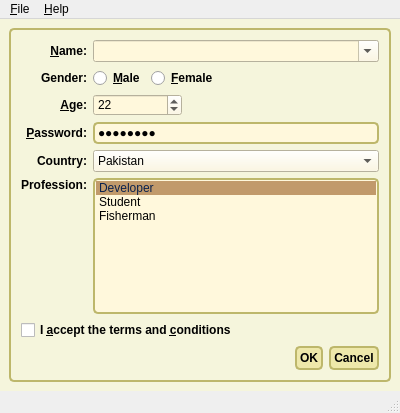
<?xml version="1.0" encoding="UTF-8"?>
<ui version="4.0">
 <class>MainWindow</class>
 <widget class="QMainWindow" name="MainWindow">
  <property name="geometry">
   <rect>
    <x>0</x>
    <y>0</y>
    <width>400</width>
    <height>413</height>
   </rect>
  </property>
  <property name="windowTitle">
   <string>Style Sheet</string>
  </property>
  <property name="styleSheet">
   <string notr="true">.QWidget {
   background-color: beige;
}

/* Nice Windows-XP-style password character. */
QLineEdit[echoMode=&quot;2&quot;] {
    lineedit-password-character: 9679;
}

/* We provide a min-width and min-height for push buttons
   so that they look elegant regardless of the width of the text. */
QPushButton {
    background-color: palegoldenrod;
    border-width: 2px;
    border-color: darkkhaki;
    border-style: solid;
    border-radius: 5;
    padding: 3px;
    min-width: 9ex;
    min-height: 2.5ex;
}

QPushButton:hover {
   background-color: khaki;
}

/* Increase the padding, so the text is shifted when the button is
   pressed. */
QPushButton:pressed {
    padding-left: 5px;
    padding-top: 5px;
    background-color: #d0d67c;
}

QLabel, QAbstractButton {
    font: bold;
}

/* Mark mandatory fields with a brownish color. */
.mandatory {
    color: brown;
}

/* Bold text on status bar looks awful. */
QStatusBar QLabel {
   font: normal;
}

QStatusBar::item {
    border-width: 1;
    border-color: darkkhaki;
    border-style: solid;
    border-radius: 2;
}

QComboBox, QLineEdit, QSpinBox, QTextEdit, QListView {
    background-color: cornsilk;
    selection-color: #0a214c; 
    selection-background-color: #C19A6B;
}

QListView {
    show-decoration-selected: 1;
}

QListView::item:hover {
    background-color: wheat;
}

/* We reserve 1 pixel space in padding. When we get the focus,
   we kill the padding and enlarge the border. This makes the items
   glow. */
QLineEdit, QFrame {
    border-width: 2px;
    padding: 1px;
    border-style: solid;
    border-color: darkkhaki;
    border-radius: 5px;
}

/* As mentioned above, eliminate the padding and increase the border. */
QLineEdit:focus, QFrame:focus {
    border-width: 3px;
    padding: 0px;
}

/* A QLabel is a QFrame ... */
QLabel {
    border: none;
    padding: 0;
    background: none;
}

/* A QToolTip is a QLabel ... */
QToolTip {
    border: 2px solid darkkhaki;
    padding: 5px;
    border-radius: 3px;
    opacity: 200;
}

/* Nice to have the background color change when hovered. */
QRadioButton:hover, QCheckBox:hover {
    background-color: wheat;
}

/* Force the dialog's buttons to follow the Windows guidelines. */
QDialogButtonBox {
    button-layout: 0;
}


</string>
  </property>
  <widget class="QWidget" name="centralwidget">
   <layout class="QVBoxLayout">
    <property name="spacing">
     <number>6</number>
    </property>
    <property name="margin">
     <number>9</number>
    </property>
    <item>
     <widget class="QFrame" name="mainFrame">
      <property name="frameShape">
       <enum>QFrame::StyledPanel</enum>
      </property>
      <layout class="QGridLayout">
       <property name="margin">
        <number>9</number>
       </property>
       <property name="spacing">
        <number>6</number>
       </property>
       <item row="6" column="0" colspan="5">
        <widget class="QCheckBox" name="agreeCheckBox">
         <property name="toolTip">
          <string>Please read the LICENSE file before checking</string>
         </property>
         <property name="text">
          <string>I &amp;accept the terms and &amp;conditions</string>
         </property>
        </widget>
       </item>
       <item row="5" column="0">
        <widget class="QLabel" name="label">
         <property name="text">
          <string>Profession:</string>
         </property>
         <property name="alignment">
          <set>Qt::AlignRight|Qt::AlignTop|Qt::AlignTrailing</set>
         </property>
         <property name="buddy">
          <cstring>professionList</cstring>
         </property>
        </widget>
       </item>
       <item row="0" column="0">
        <widget class="QLabel" name="nameLabel">
         <property name="text">
          <string>&amp;Name:</string>
         </property>
         <property name="alignment">
          <set>Qt::AlignRight|Qt::AlignTrailing|Qt::AlignVCenter</set>
         </property>
         <property name="buddy">
          <cstring>nameCombo</cstring>
         </property>
        </widget>
       </item>
       <item row="1" column="1">
        <widget class="QRadioButton" name="maleRadioButton">
         <property name="toolTip">
          <string>Check this if you are male</string>
         </property>
         <property name="text">
          <string>&amp;Male</string>
         </property>
        </widget>
       </item>
       <item row="3" column="0">
        <widget class="QLabel" name="passwordLabel">
         <property name="text">
          <string>&amp;Password:</string>
         </property>
         <property name="alignment">
          <set>Qt::AlignRight|Qt::AlignTrailing|Qt::AlignVCenter</set>
         </property>
         <property name="buddy">
          <cstring>passwordEdit</cstring>
         </property>
        </widget>
       </item>
       <item row="4" column="1" colspan="4">
        <widget class="QComboBox" name="countryCombo">
         <property name="toolTip">
          <string>Specify country of origin</string>
         </property>
         <property name="statusTip">
          <string>Specify country of origin</string>
         </property>
         <property name="currentIndex">
          <number>6</number>
         </property>
         <item>
          <property name="text">
           <string>Egypt</string>
          </property>
         </item>
         <item>
          <property name="text">
           <string>France</string>
          </property>
         </item>
         <item>
          <property name="text">
           <string>Germany</string>
          </property>
         </item>
         <item>
          <property name="text">
           <string>India</string>
          </property>
         </item>
         <item>
          <property name="text">
           <string>Italy</string>
          </property>
         </item>
         <item>
          <property name="text">
           <string>Norway</string>
          </property>
         </item>
         <item>
          <property name="text">
           <string>Pakistan</string>
          </property>
         </item>
        </widget>
       </item>
       <item row="2" column="0">
        <widget class="QLabel" name="ageLabel">
         <property name="text">
          <string>&amp;Age:</string>
         </property>
         <property name="alignment">
          <set>Qt::AlignRight|Qt::AlignTrailing|Qt::AlignVCenter</set>
         </property>
         <property name="buddy">
          <cstring>ageSpinBox</cstring>
         </property>
        </widget>
       </item>
       <item row="4" column="0">
        <widget class="QLabel" name="countryLabel">
         <property name="text">
          <string>Country:</string>
         </property>
         <property name="alignment">
          <set>Qt::AlignRight|Qt::AlignTrailing|Qt::AlignVCenter</set>
         </property>
         <property name="buddy">
          <cstring>countryCombo</cstring>
         </property>
        </widget>
       </item>
       <item row="1" column="0">
        <widget class="QLabel" name="genderLabel">
         <property name="text">
          <string>Gender:</string>
         </property>
         <property name="alignment">
          <set>Qt::AlignRight|Qt::AlignTrailing|Qt::AlignVCenter</set>
         </property>
        </widget>
       </item>
       <item row="3" column="1" colspan="4">
        <widget class="QLineEdit" name="passwordEdit">
         <property name="toolTip">
          <string>Specify your password</string>
         </property>
         <property name="statusTip">
          <string>Specify your password</string>
         </property>
         <property name="text">
          <string>Password</string>
         </property>
         <property name="echoMode">
          <enum>QLineEdit::Password</enum>
         </property>
        </widget>
       </item>
       <item row="1" column="2" colspan="2">
        <widget class="QRadioButton" name="femaleRadioButton">
         <property name="styleSheet">
          <string>Check this if you are female</string>
         </property>
         <property name="text">
          <string>&amp;Female</string>
         </property>
        </widget>
       </item>
       <item row="2" column="1" colspan="2">
        <widget class="QSpinBox" name="ageSpinBox">
         <property name="toolTip">
          <string>Specify your age</string>
         </property>
         <property name="statusTip">
          <string>Specify your age</string>
         </property>
         <property name="minimum">
          <number>12</number>
         </property>
         <property name="value">
          <number>22</number>
         </property>
        </widget>
       </item>
       <item row="0" column="1" colspan="4">
        <widget class="QComboBox" name="nameCombo">
         <property name="toolTip">
          <string>Specify your name</string>
         </property>
         <property name="editable">
          <bool>true</bool>
         </property>
        </widget>
       </item>
       <item row="1" column="4">
        <spacer>
         <property name="orientation">
          <enum>Qt::Horizontal</enum>
         </property>
         <property name="sizeHint" stdset="0">
          <size>
           <width>40</width>
           <height>20</height>
          </size>
         </property>
        </spacer>
       </item>
       <item row="2" column="3" colspan="2">
        <spacer>
         <property name="orientation">
          <enum>Qt::Horizontal</enum>
         </property>
         <property name="sizeHint" stdset="0">
          <size>
           <width>61</width>
           <height>20</height>
          </size>
         </property>
        </spacer>
       </item>
       <item row="7" column="3" colspan="2">
        <widget class="QDialogButtonBox" name="buttonBox">
         <property name="orientation">
          <enum>Qt::Horizontal</enum>
         </property>
         <property name="standardButtons">
          <set>QDialogButtonBox::Cancel|QDialogButtonBox::Ok</set>
         </property>
        </widget>
       </item>
       <item row="5" column="1" colspan="4">
        <widget class="QListWidget" name="professionList">
         <property name="toolTip">
          <string>Select your profession</string>
         </property>
         <property name="statusTip">
          <string>Specify your name here</string>
         </property>
         <property name="whatsThis">
          <string>Specify your name here</string>
         </property>
         <property name="currentRow">
          <number>0</number>
         </property>
         <item>
          <property name="text">
           <string>Developer</string>
          </property>
         </item>
         <item>
          <property name="text">
           <string>Student</string>
          </property>
         </item>
         <item>
          <property name="text">
           <string>Fisherman</string>
          </property>
         </item>
        </widget>
       </item>
      </layout>
     </widget>
    </item>
   </layout>
  </widget>
  <widget class="QMenuBar" name="menubar">
   <property name="geometry">
    <rect>
     <x>0</x>
     <y>0</y>
     <width>400</width>
     <height>31</height>
    </rect>
   </property>
   <widget class="QMenu" name="menu_File">
    <property name="title">
     <string>&amp;File</string>
    </property>
    <addaction name="editStyleAction"/>
    <addaction name="separator"/>
    <addaction name="exitAction"/>
   </widget>
   <widget class="QMenu" name="menu_Help">
    <property name="title">
     <string>&amp;Help</string>
    </property>
    <addaction name="aboutAction"/>
    <addaction name="aboutQtAction"/>
   </widget>
   <addaction name="menu_File"/>
   <addaction name="menu_Help"/>
  </widget>
  <widget class="QStatusBar" name="statusbar"/>
  <action name="exitAction">
   <property name="text">
    <string>&amp;Exit</string>
   </property>
  </action>
  <action name="aboutQtAction">
   <property name="text">
    <string>About Qt</string>
   </property>
  </action>
  <action name="editStyleAction">
   <property name="text">
    <string>Edit &amp;Style...</string>
   </property>
  </action>
  <action name="aboutAction">
   <property name="text">
    <string>About</string>
   </property>
  </action>
 </widget>
 <resources/>
 <connections/>
</ui>
